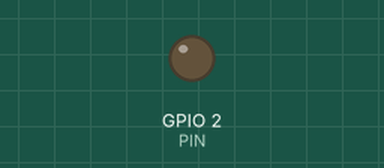
Recording of a program running on a simulated ESP32. Shown: output pins drawn as LEDs (lit = HIGH).

Above: at 0.05 s.
At 1.3 s:
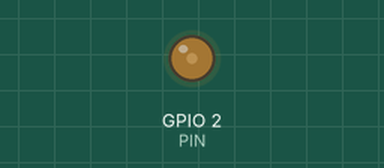
At 2.6 s:
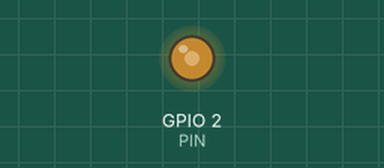
At 5.2 s:
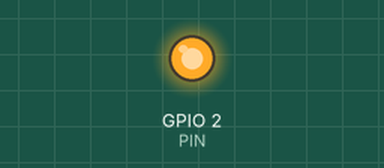
Timing chart, 0 to 6.8 s (numbered marks = the images above):
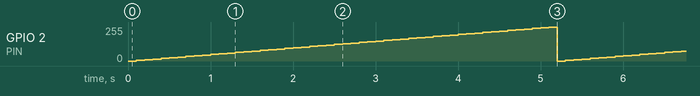

Measured:
- by itself, GPIO 2 (PIN): ramps from 0/255 to 255/255 and jumps back, once every 5.2 s

The program:

main.cpp
```cpp
// Controle do brilho de um LED por PWM usando a biblioteca ledc (vs. simplificada) na Arduino IDE

#define PIN  2
int DutyCycle = 0;

void setup() {
  // Inicializar as saídas PWM para controle do LED
  ledcSetup(0, 5000, 8); // escolhendo o canal PWM 0, ...
  //frequência = 5000 Hz e resolução de 8 bits = divide o sinal PWM em 256 níveis (incrementos do ciclo de trabalho)

  ledcAttachPin(PIN, 0);   // Vincular o canal 0 ao pino do LED

}

void loop() {
  // Atualizar o duty cycle para as cores do LED
  ledcWrite(0, DutyCycle);


  //  Aumentar o duty cycle
  DutyCycle += 5;
  if (DutyCycle > 255) {
    DutyCycle = 0;
  }

  // Aguardar um pequeno intervalo antes de atualizar o ciclo de trabalho novamente
  delay(100);
}
```
